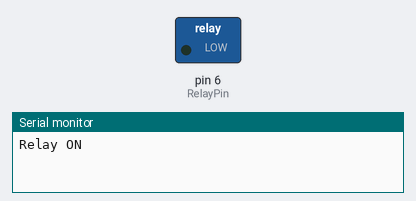
Bench run of a sketch on a simulated Arduino Uno, built with avr-gcc and run on an emulated ATmega328P. Parts: switched loads named in the sketch (green lamp = pin HIGH), the last lines printed to the serial monitor.

Above: at 1.5 s.
At 4.5 s:
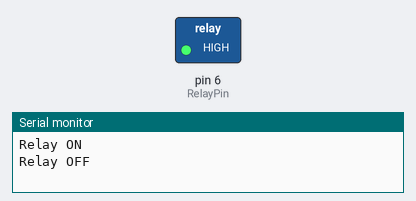
Timing chart, 0 to 7.8 s (numbered marks = the images above):
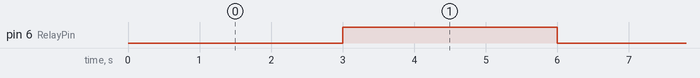

Measured:
- by itself, pin 6 (RelayPin): alternates HIGH for 3.0 s and LOW for 3.0 s

The sketch:

Relay.ino
```cpp
/*********************************
 * Sensor : Relay 1 Channel
 * Board  : Arduino UNO
 * Output : Serial (9600)
 * S      : 6
 *********************************/

int RelayPin = 6;

void setup()
{
  Serial.begin(9600);
  pinMode(RelayPin, OUTPUT);
}

void loop()
{
  digitalWrite(RelayPin, LOW);
  Serial.println("Relay ON");
  delay(3000);

  digitalWrite(RelayPin, HIGH);
  Serial.println("Relay OFF");
  delay(3000);
}
```
